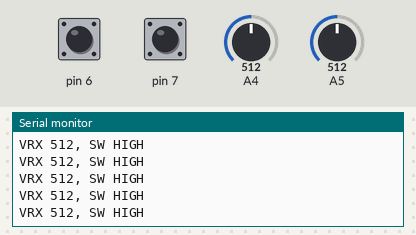
The sketch below on a simulated Arduino Uno, built with avr-gcc and run on an emulated ATmega328P. Shown: the last lines printed to the serial monitor. The test bench sets the inputs (shaded band); at power-on: A4 = 512, pin 6 HIGH, pin 7 HIGH, A5 = 512.

Above: at 1.2 s.
1.3 s: A4 set to 109
At 2.1 s:
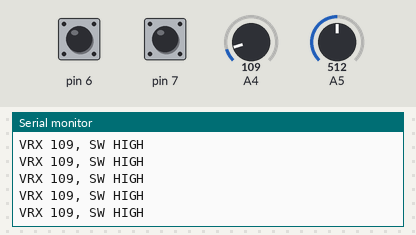
4.3 s: A4 set to 92
At 5.2 s:
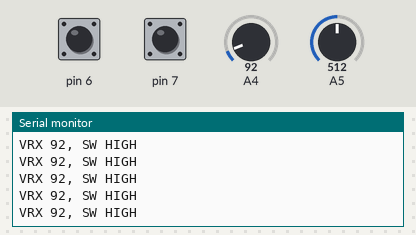
Timing chart, 0 to 7.3 s (numbered marks = the images above; inputs shaded):
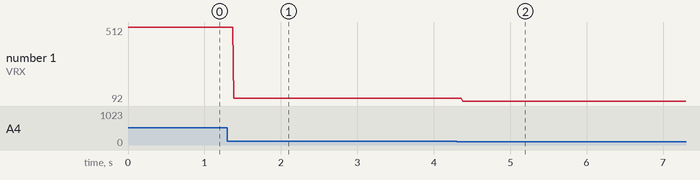

The sketch:

RC.Controller.ino
```cpp
#include "Controller.h"

const int VRX = A5;
const int SW = 7;
const int RVRY = A4;
const int RSW = 6;

Controller controller(VRX, SW, RVRY, RSW, 0, 0);
Command command;

void setup(){
  Serial.begin(9600);
  controller.setup();
}

void loop(){
  controller.Read(&command);
  char buffer[50];
  sprintf(buffer, "VRX %d, SW %s", command.R_Y, command.R_SW ? "HIGH" : "LOW");
  Serial.println(buffer);
}
```

Controller.cpp
```cpp
#include "Controller.h"

Controller::Controller(byte LVRX_Pin, byte LSW_Pin, byte RVRY_Pin, byte RSW_Pin, byte A_Pin, byte B_Pin){
  _LVRX_Pin = LVRX_Pin;
  _LSW_Pin = LSW_Pin;
  _RVRY_Pin = RVRY_Pin;
  _RSW_Pin = RSW_Pin;
  _A_Pin = A_Pin;
  _B_Pin = B_Pin;
}

void Controller::setup(){
    pinMode(_LVRX_Pin, INPUT);
    pinMode(_LSW_Pin, INPUT_PULLUP);
    pinMode(_RVRY_Pin, INPUT);
    pinMode(_RSW_Pin, INPUT_PULLUP);
}

void Controller::Read(Command *command){
  command->L_X = analogRead(_LVRX_Pin);
  command->L_SW = digitalRead(_LSW_Pin);
  command->R_Y = analogRead(_RVRY_Pin);
  command->R_SW = digitalRead(_RSW_Pin);
}
```

Controller.h
```cpp
#ifndef Controller_h
#define Controller_h

#include "Arduino.h"

struct Command {
  int  L_X;
  bool L_SW;
  int  R_Y;
  bool R_SW;
  bool A_Button;
  bool B_Button;
};

class Controller
{
  public:
    Controller(byte LVRX_Pin, byte LSW_Pin, byte RVRY_Pin, byte RSW_Pin, byte A_Pin, byte B_Pin);
    void setup();
    void Read(Command *cmd);
  private:
    Command _command;
    byte _LVRX_Pin;
    byte _LSW_Pin;
    byte _RVRY_Pin;
    byte _RSW_Pin;
    byte _A_Pin;
    byte _B_Pin;
};

#endif
```

Measured:
- after the input at 1.3 s, the serial monitor: prints a new line after 0.09 s (image 1)
- after the input at 4.3 s, the serial monitor: prints a new line after 0.08 s (image 2)
- plotted number 1: 512 → 109 after the input at 1.3 s, 109 → 92 after the input at 4.3 s
